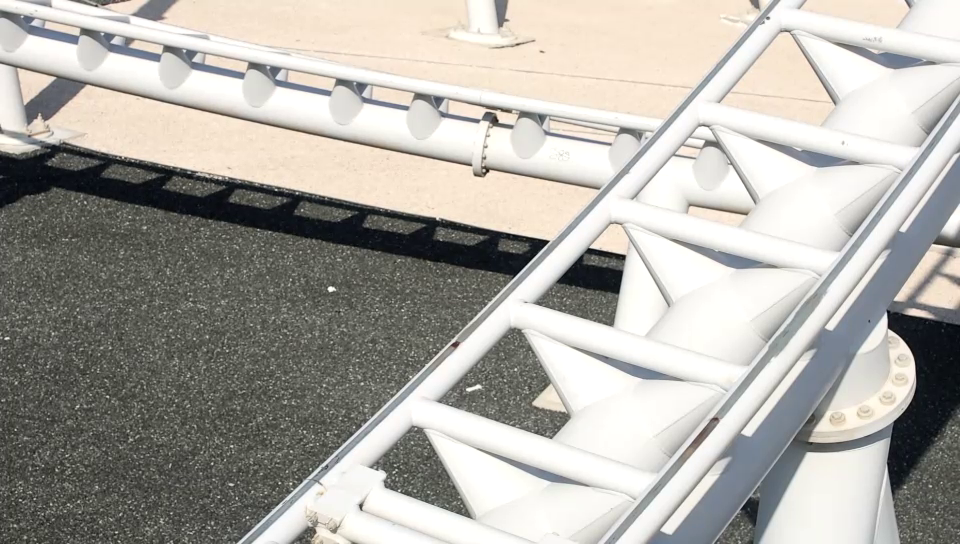
#> input picture frame 36 of VID-20231127-WA0001.mp4, 960 x 544 px
$ python Face_detection_Avet.py
#> lines starting #> are read from the running program, lines starting #| are printed output that depends on the picture; after the words box and inside, x2 and y2 are one past the last pixel; in counts of white or black regions, pixels touching at a corner belong together
import time
import cv2
import numpy as np
# [115 lines of commented-out code are left out]


ai = cv2.CascadeClassifier('Face_ai.xml')

vid = cv2.VideoCapture('videos/VID-20231127-WA0001.mp4')
pTime = 0
frame_count = 0
des_width = 1000
des_height = 1000
saved_photo = np.ones((550,550,3),dtype='uint8')
# saved_photo[:] = 255,0,0

# cv2.imshow('resul',saved_photo)
# cv2.waitKey(0)


while 1:
    frame, img = vid.read()
#> img is the input picture: shape (544, 960, 3); mean B, G, R 166.2, 172.3, 175

    gray = cv2.cvtColor(img, cv2.COLOR_BGR2GRAY)
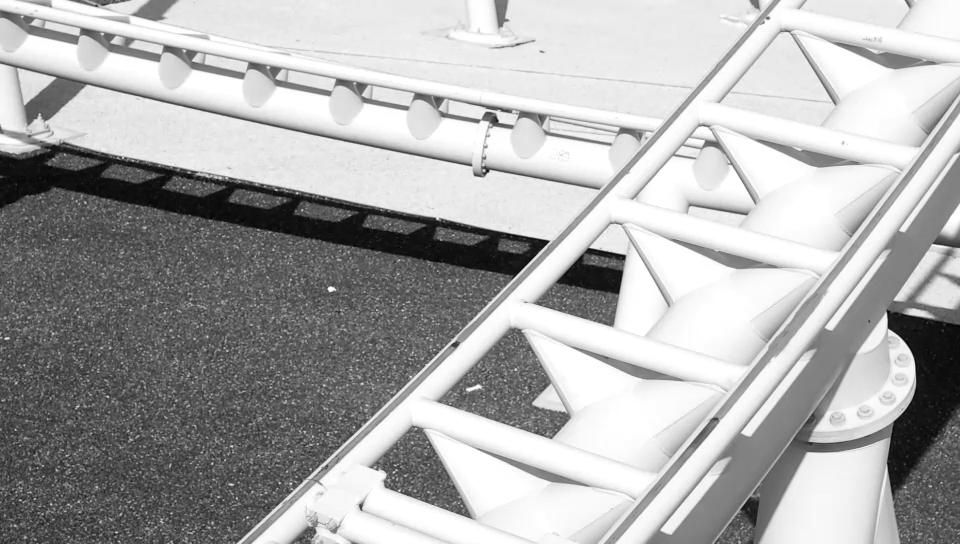
#> gray: shape (544, 960); min 0, max 255, mean 172.4

    result = ai.detectMultiScale(gray,scaleFactor=1.1,minNeighbors=6)
#> result = ()
    if frame:
        frame_count += 1
        resized_frame = cv2.resize(frame, (500, 500))
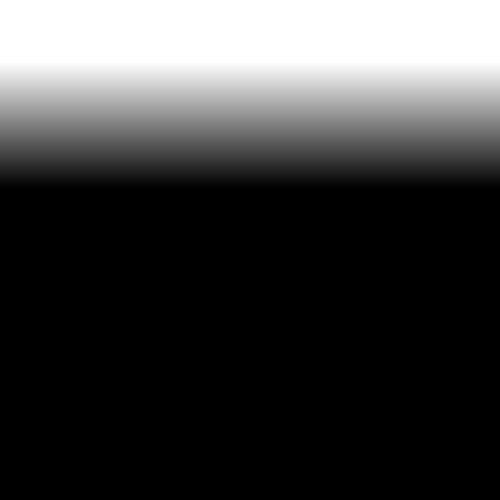
#> resized_frame: shape (500, 500) float64; min 0, max 1, mean 0.25
        image_filename = f'frame_{frame_count}.png'
        cv2.imwrite(image_filename, frame)
        print(f'Saved: {image_filename}')

        cv2.imshow('Face_photo', frame)

    for (x,y,w,h) in result:
        cv2.rectangle(img,(x,y),(x + w,y + h),(255,11,2),thickness=9)
#> this loop made 0 passes

    cTime = time.time()
    fps = 1 / (cTime - pTime)
    pTime = cTime

    cv2.putText(img,f'FPS -->  {int(fps)}', (20,70), cv2.FONT_HERSHEY_PLAIN, 3,(255,0,0),3)
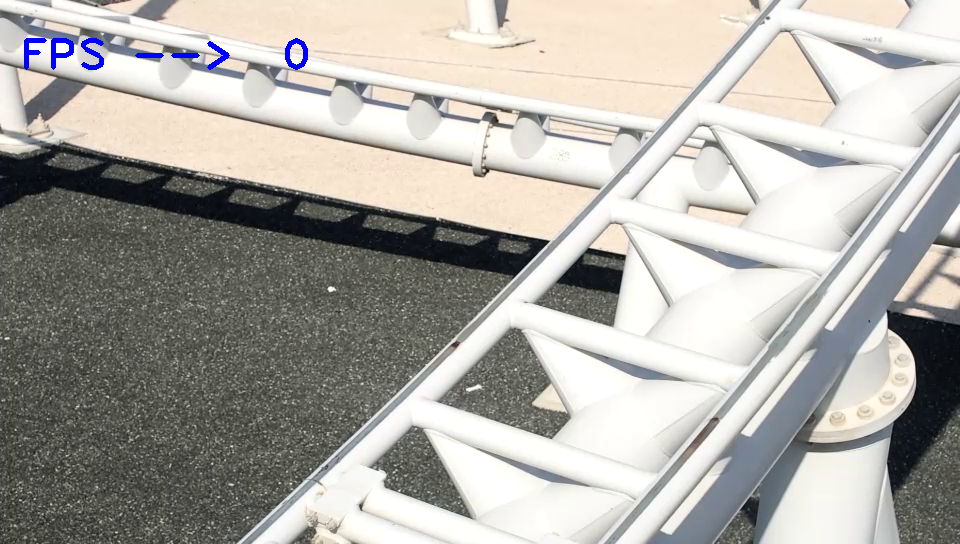
#> img: shape (544, 960, 3); 0.35% of pixels changed, all inside (x1, y1, x2, y2) = (24, 38, 308, 70)

    cv2.imshow('Testing',img)
    if cv2.waitKey(1) & 0x23 == ord('h'):
#> (key Esc is pressed here)
        break

cv2.imshow('Test',img)
cv2.destroyAllWindows()

$ run again, starting later in the video
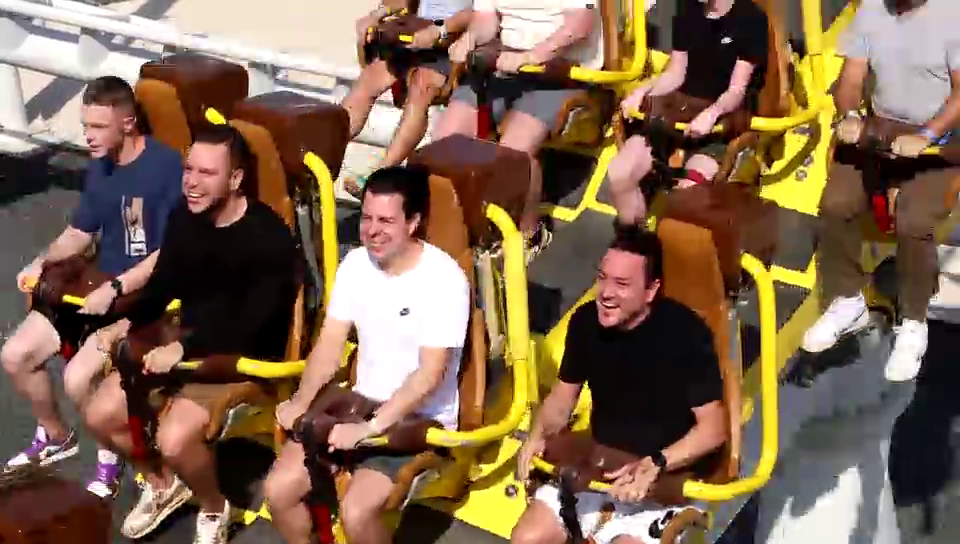
#> input picture frame 162 of VID-20231127-WA0001.mp4, 960 x 544 px
#> img is the input picture: shape (544, 960, 3); mean B, G, R 79.7, 101.6, 127.6
#> `gray = cv2.cvtColor(img, cv2.COLOR_BGR2GRAY)`:
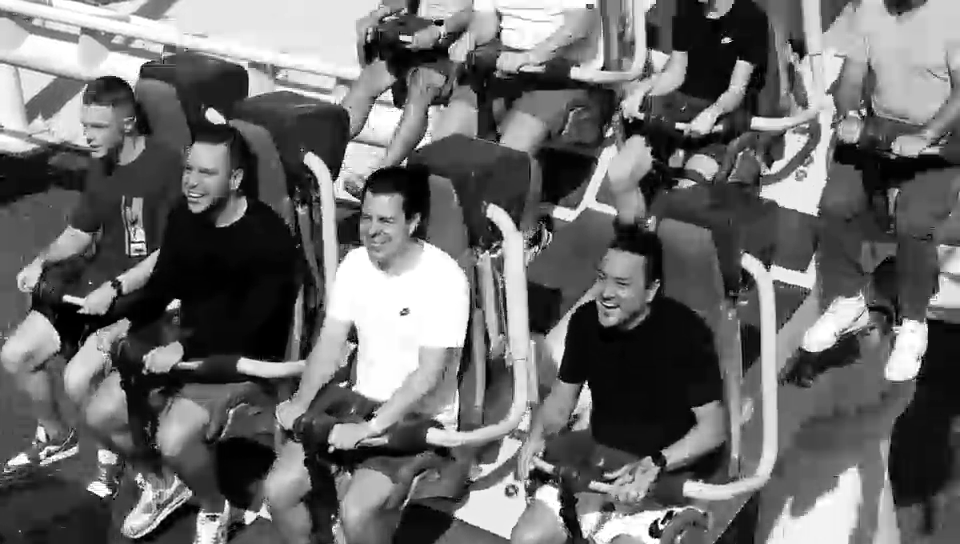
#> gray: shape (544, 960); min 0, max 255, mean 106.8
#> result = [[170, 148, 60, 60], [351, 198, 55, 55], [582, 255, 69, 69]]
#> the loop `for (x,y,w,h) in result:` made 3 passes
#> `cv2.putText(img,f'FPS -->  {int(fps)}', (20,70), cv2.FONT_HERSHEY_PLAI..`:
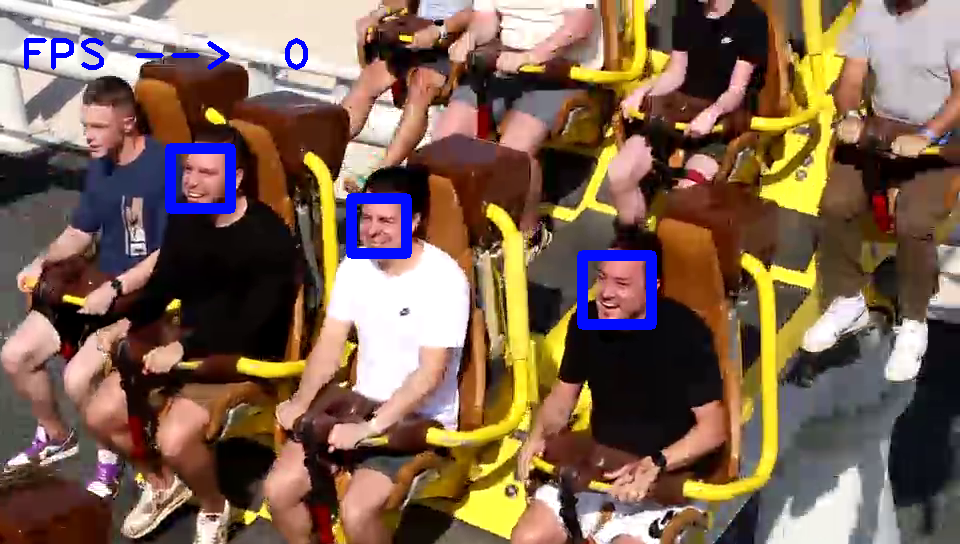
#> img: shape (544, 960, 3); mean B, G, R 82.7, 99.8, 125.2

$ run again, starting later in the video
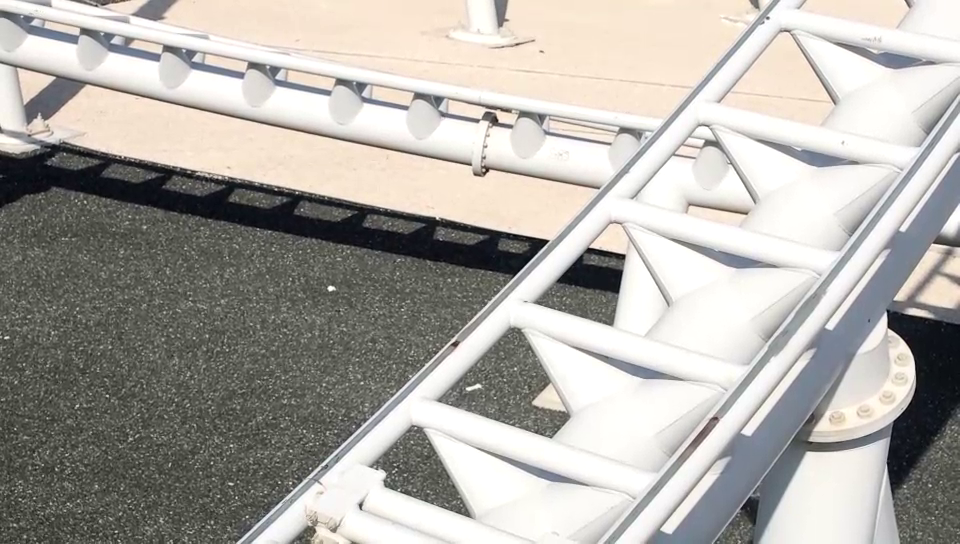
#> input picture frame 289 of VID-20231127-WA0001.mp4, 960 x 544 px
#> img is the input picture: shape (544, 960, 3); mean B, G, R 167.1, 172.5, 175.8
#> `gray = cv2.cvtColor(img, cv2.COLOR_BGR2GRAY)`:
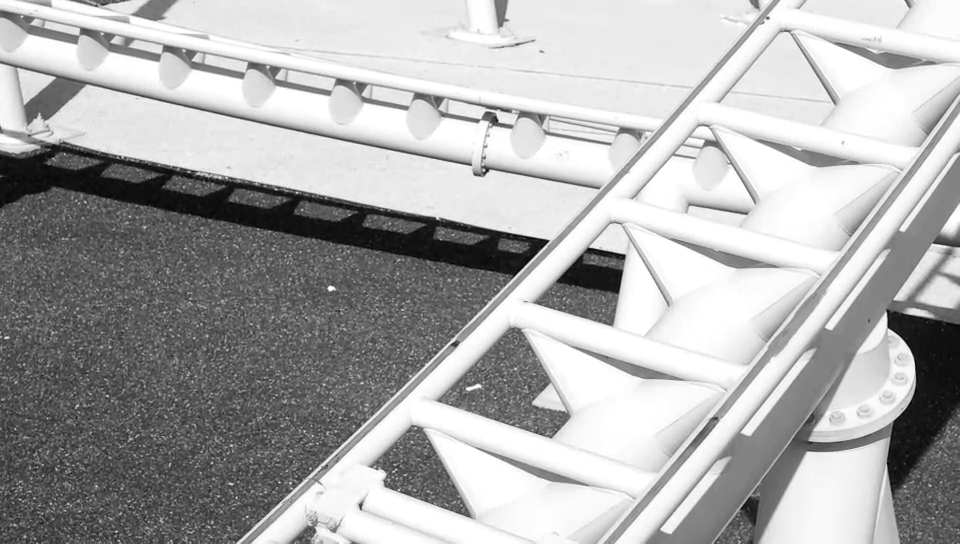
#> gray: shape (544, 960); min 0, max 255, mean 172.9
#> result = ()
#> `cv2.putText(img,f'FPS -->  {int(fps)}', (20,70), cv2.FONT_HERSHEY_PLAI..`:
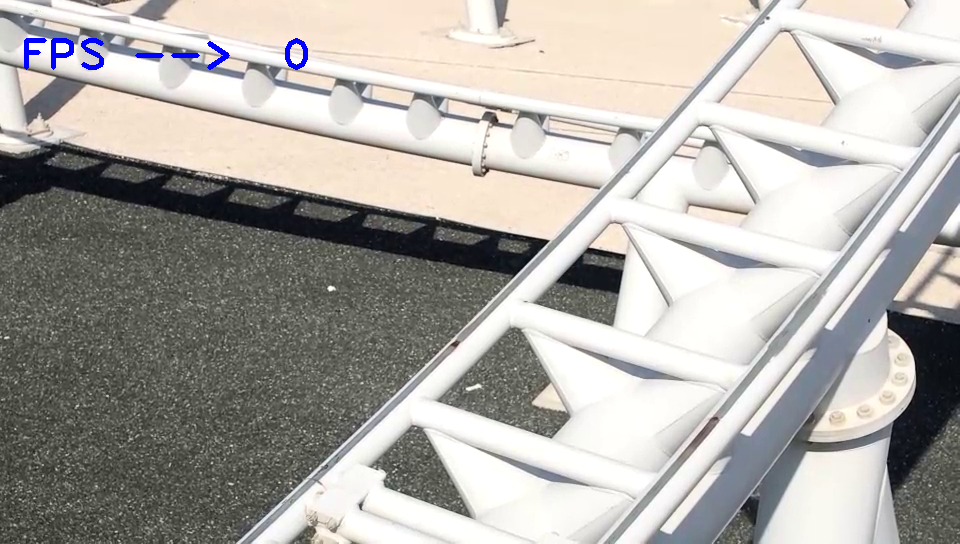
#> img: shape (544, 960, 3); 0.35% of pixels changed, all inside (x1, y1, x2, y2) = (24, 38, 308, 70)
